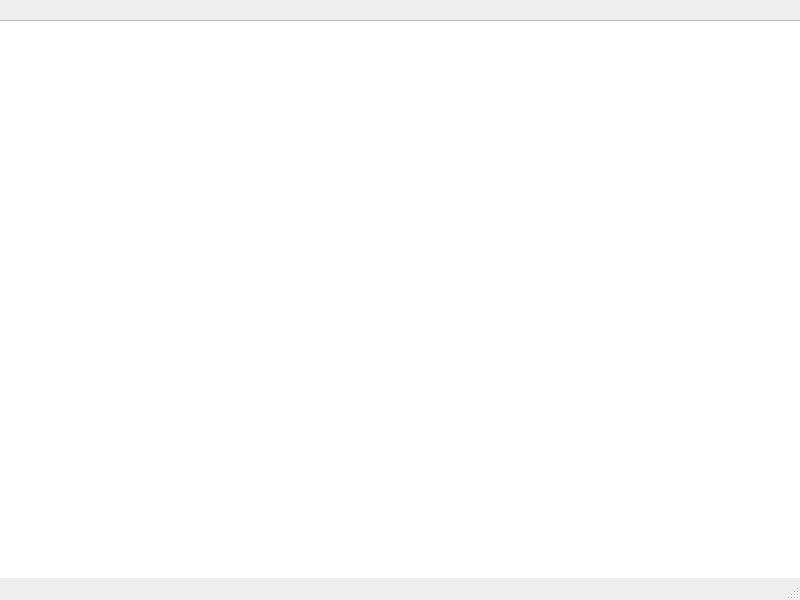
<?xml version="1.0" encoding="UTF-8"?>
<ui version="4.0">
 <class>MainWindow</class>
 <widget class="QMainWindow" name="MainWindow">
  <property name="geometry">
   <rect>
    <x>0</x>
    <y>0</y>
    <width>800</width>
    <height>600</height>
   </rect>
  </property>
  <property name="windowTitle">
   <string>MainWindow</string>
  </property>
  <widget class="QWidget" name="centralwidget">
   <widget class="QGraphicsView" name="graphicsView">
    <property name="geometry">
     <rect>
      <x>-25</x>
      <y>20</y>
      <width>831</width>
      <height>571</height>
     </rect>
    </property>
   </widget>
  </widget>
  <widget class="QMenuBar" name="menubar">
   <property name="geometry">
    <rect>
     <x>0</x>
     <y>0</y>
     <width>800</width>
     <height>21</height>
    </rect>
   </property>
  </widget>
  <widget class="QStatusBar" name="statusbar"/>
 </widget>
 <resources/>
 <connections/>
</ui>
